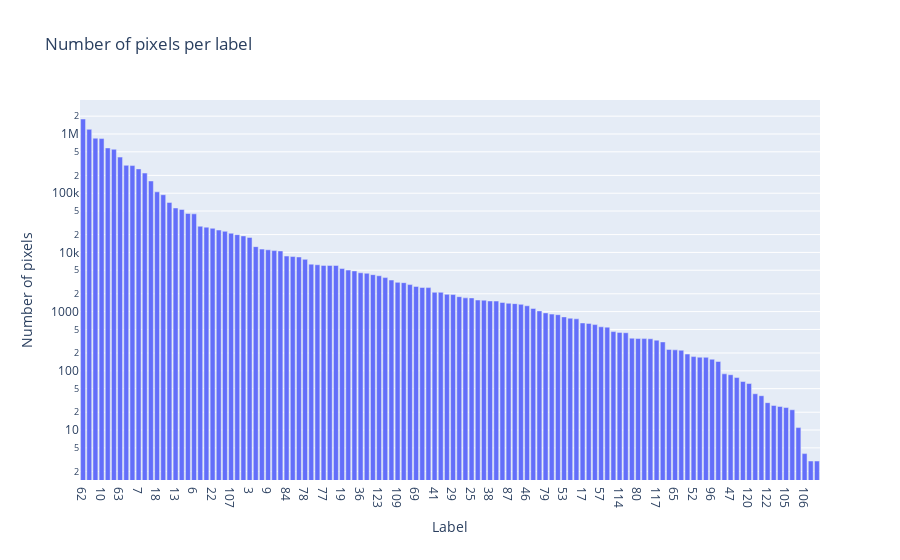

The notebook cell saved with this chart:
### Markdown cell above
Wie bereits zuvor aufgefallen ist, ist die Nummerierung auf 124 nicht durchgehend - 4 Nummern fehlen. Es ist unklar, wieso.

### Code cell
fig = go.Figure()
fig.add_trace(go.Bar(x=[n['label_id'] for n in pixels_by_label_count_sorted.values()], y=[v['count'] for v in pixels_by_label_count_sorted.values()]))
fig.update_layout(
    title="Number of pixels per label",
    xaxis_title="Label",
    yaxis_title="Number of pixels",
    yaxis_type="log"
)

### Figure 1 — Plotly figure (JSON) as saved in the notebook; plotly's stock layout.template omitted (floating-point values rounded to 4 significant figures)
{"data": [{"type": "bar", "x": ["62", "0", "58", "10", "60", "15", "63", "16", "2", "7", "21", "34", "18", "64", "23", "13", "4", "74", "6", "35", "75", "22", "108", "27", "107", "61", "44", "3", "8", "26", "9", "88", "11", "84", "83", "45", "78", "39", "73", "77", "112", "50", "19", "59", "42", "36", "76", "1", "123", "31", "113", "109", "24", "98", "69", "5", "51", "41", "32", "56", "29", "30", "37", "25", "20", "86", "38", "101", "82", "87", "72", "94", "46", "119", "116", "79", "66", "43", "53", "81", "124", "17", "111", "102", "57", "70", "71", "114", "115", "100", "80", "54", "110", "117", "28", "49", "65", "85", "103", "52", "99", "92", "96", "97", "89", "47", "67", "93", "120", "33", "121", "122", "48", "40", "105", "118", "91", "106", "104", "95"], "y": [1791796, 1200064, 849716, 837126, 581893, 552110, 407247, 295998, 292885, 257456, 218958, 160933, 105496, 94265, 69882, 56321, 53150, 45529, 44798, 27688, 26699, 25544, 23861, 22732, 21098, 19955, 18991, 17895, 12525, 11369, 11065, 10739, 10602, 8683, 8515, 8380, 7630, 6339, 6191, 6038, 6031, 6022, 5339, 5026, 4870, 4532, 4442, 4210, 4032, 3757, 3417, 3120, 3085, 2862, 2666, 2558, 2545, 2121, 2119, 1959, 1941, 1788, 1708, 1704, 1571, 1561, 1515, 1509, 1427, 1383, 1364, 1327, 1255, 1130, 1028, 952, 908, 888, 815, 774, 756, 644, 633, 604, 554, 547, 460, 446, 440, 356, 351, 350, 348, 330, 308, 230, 226, 223, 192, 174, 170, 169, 157, 144, 89, 86, 77, 66, 61, 41, 38, 29, 26, 25, 24, 22, 11, 4, 3, 3]}], "layout": {"title": {"text": "Number of pixels per label"}, "xaxis": {"title": {"text": "Label"}}, "yaxis": {"title": {"text": "Number of pixels"}, "type": "log"}}}
